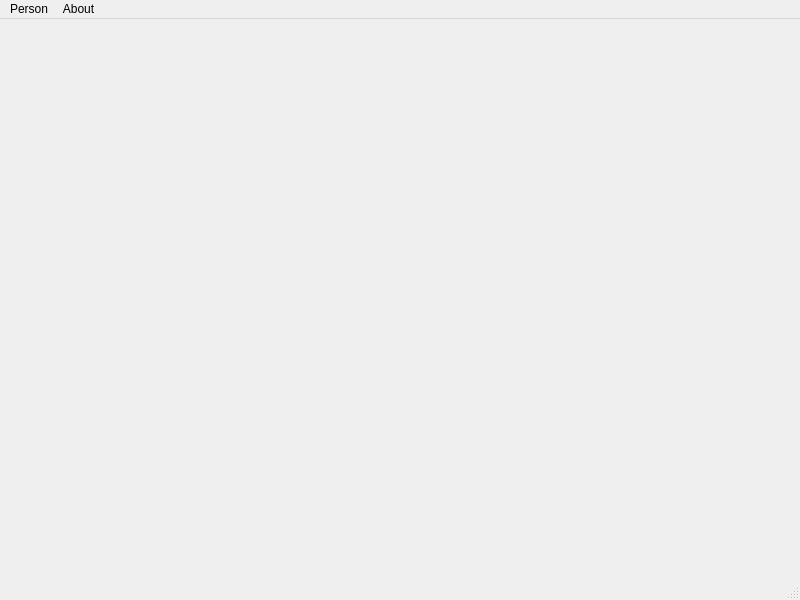
<?xml version="1.0" encoding="UTF-8"?>
<ui version="4.0">
 <class>MainWindow</class>
 <widget class="QMainWindow" name="MainWindow">
  <property name="geometry">
   <rect>
    <x>0</x>
    <y>0</y>
    <width>800</width>
    <height>600</height>
   </rect>
  </property>
  <property name="windowTitle">
   <string>People Managment</string>
  </property>
  <widget class="QWidget" name="centralwidget"/>
  <widget class="QMenuBar" name="menubar">
   <property name="geometry">
    <rect>
     <x>0</x>
     <y>0</y>
     <width>800</width>
     <height>21</height>
    </rect>
   </property>
   <widget class="QMenu" name="menuPerson">
    <property name="title">
     <string>Person</string>
    </property>
    <addaction name="actionNew"/>
    <addaction name="actionEdit"/>
   </widget>
   <widget class="QMenu" name="menuAbout_Qt">
    <property name="title">
     <string>About</string>
    </property>
    <addaction name="actionAbout_Qt"/>
   </widget>
   <addaction name="menuPerson"/>
   <addaction name="menuAbout_Qt"/>
  </widget>
  <widget class="QStatusBar" name="statusbar"/>
  <action name="actionNew">
   <property name="text">
    <string>New...</string>
   </property>
  </action>
  <action name="actionEdit">
   <property name="text">
    <string>Edit...</string>
   </property>
  </action>
  <action name="actionAbout_Qt">
   <property name="text">
    <string>About Qt</string>
   </property>
  </action>
 </widget>
 <resources/>
 <connections/>
</ui>
